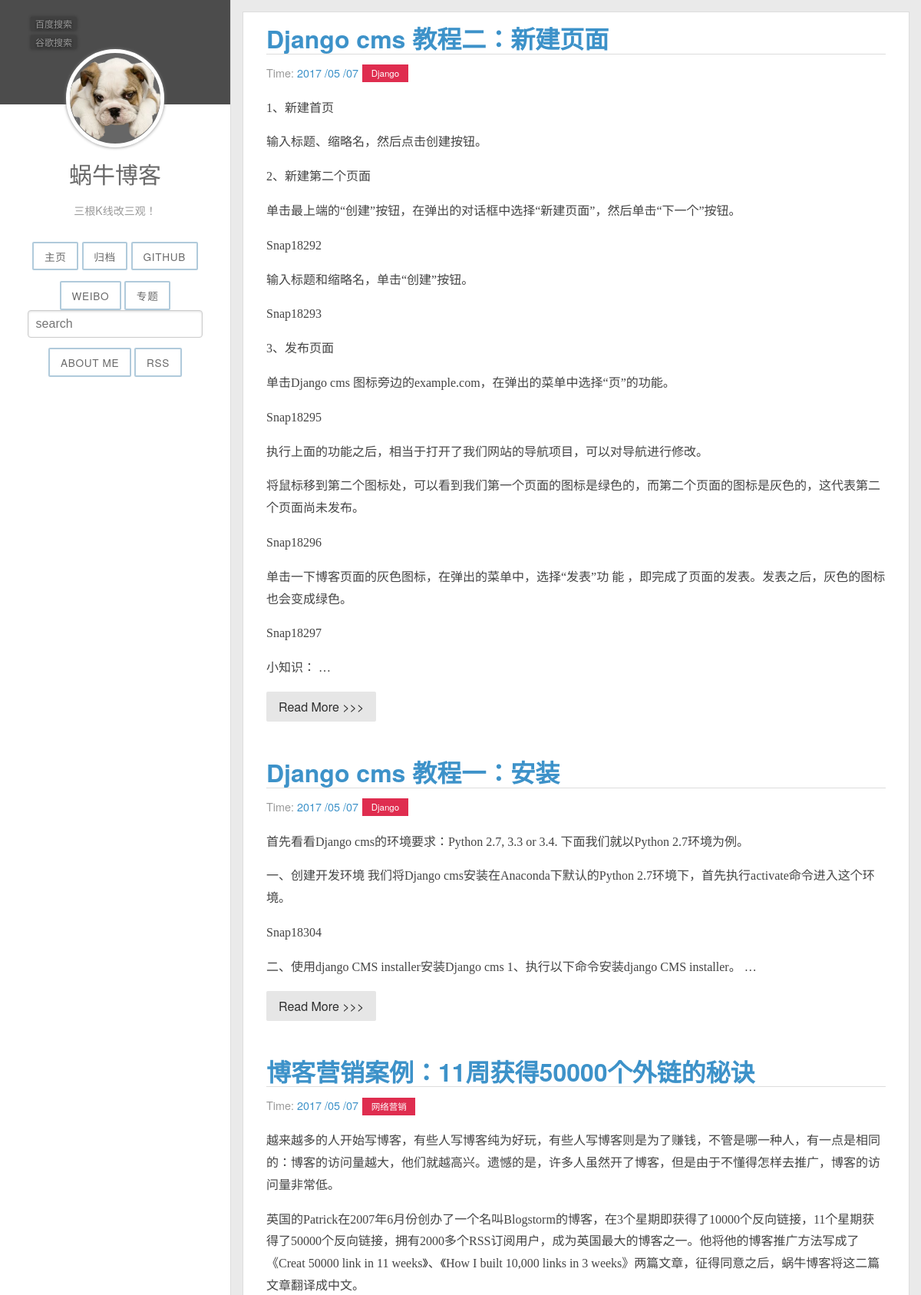
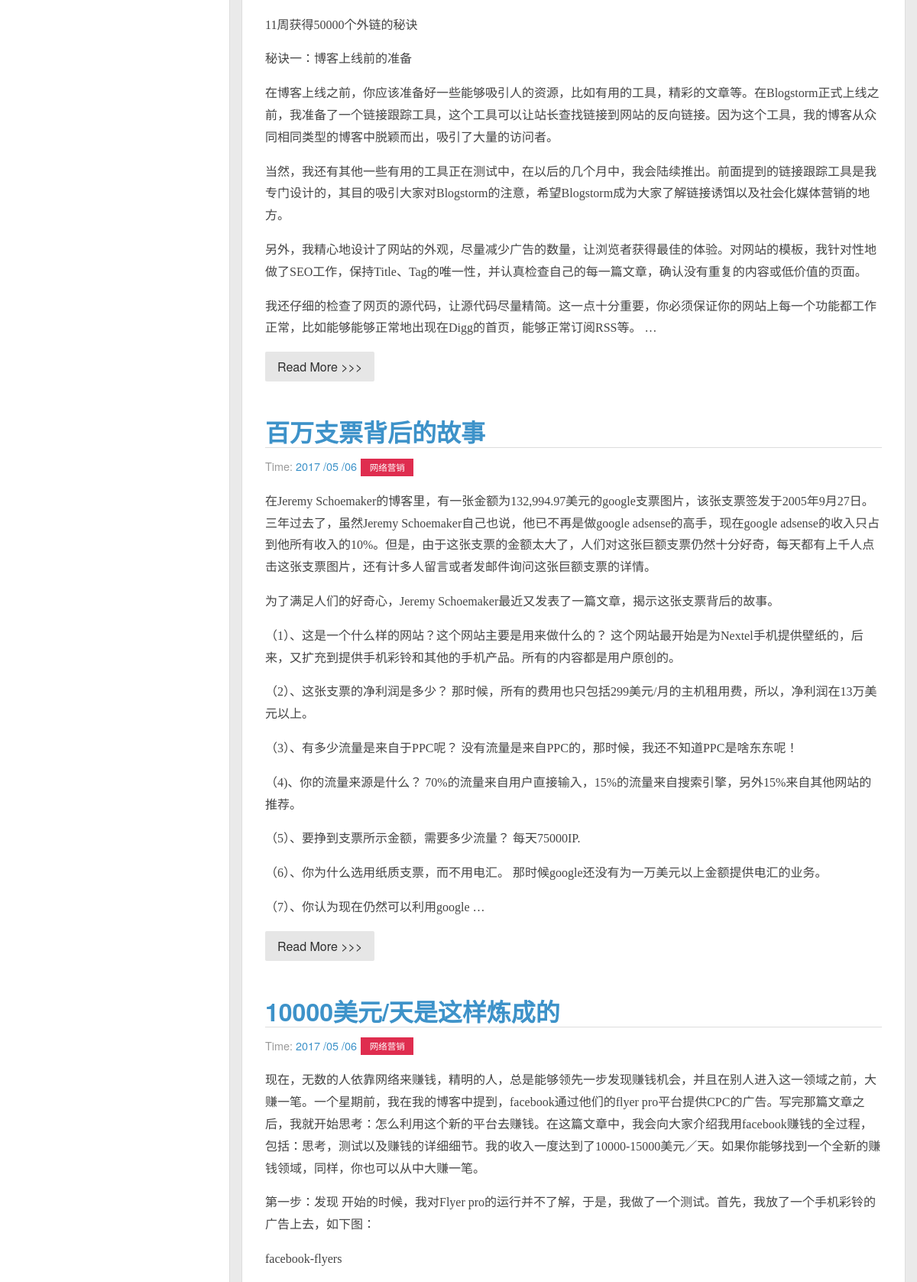
The page / (upper part) on the database its author committed (2 pictures, top to bottom).
### article/models.py (models this page shows, shortened)
class Article(models.Model) :
    title = models.CharField(max_length = 100)  #博客题目
    category = models.CharField(max_length = 50, blank = True)  #博客标签
    date_time = models.DateTimeField(auto_now_add = True)  #博客日期
    content = models.TextField(blank = True, null = True)  #博客文章正文
    class Meta:  #按时间下降排序
        ordering = ['-date_time']

### article/views.py (the view)
# urls.py: url(r'^$', views.home),
def home(request):
    posts = Article.objects.all()  # 获取全部的Article对象
    paginator = Paginator(posts, 5)  # 每页显示两个
    page = request.GET.get('page')
    try:
        post_list = paginator.page(page)
    except PageNotAnInteger:
        post_list = paginator.page(1)
    except EmptyPage:
        post_list = paginator.paginator(paginator.num_pages)
    return render(request, 'home.html', {'post_list': post_list})

### article/templatetags/custom_markdown.py (called while the page is built)
@register.filter(is_safe=True)  #注册template filter
@stringfilter  #希望字符串作为参数
def custom_markdown(value):
    return mark_safe(markdown.markdown(value,
        extensions = ['markdown.extensions.fenced_code', 'markdown.extensions.codehilite'],
                                       safe_mode=True,
                                       enable_attributes=False))

### templates/home.html (shortened to what this page needs)
{% extends "base.html" %}
{% load custom_markdown %}
{% block content %}
<div class="posts">
    {% for post in post_list %}
        <section class="post">
            <header class="post-header">
                <h2 class="post-title"><a href="{% url 'detail' id=post.id %}">{{ post.title }}</a></h2>
                    <p class="post-meta">
                        Time:  <a class="post-author" href="#">{{ post.date_time |date:'Y /m /d'}}</a> <a class="post-category post-category-js" href="{% url "search_tag" tag=post.category %}">{{ post.category }}</a>
                    </p>
            </header>
                <div class="post-description">
                    <p>
                        {{ post.content|custom_markdown|truncatewords_html:20}}
                    </p>
                </div>
                <a class="pure-button" href="{% url 'detail' id=post.id %}">Read More >>> </a>
        </section>
    {% endfor %}
</div>
{% endblock %}

### article/static/css/style.css (style rules this page uses)
body { width: 100%; }
body:before, body:after { content: ""; display: table; }
body:after { clear: both; }
html, body, div, span, applet, object, iframe, h1, h2, h3, h4, h5, h6, p, blockquote, pre, a, abbr, acronym, address, big, cite, code, del, dfn, em, img, ins, kbd, q, s, samp, small, strike, strong, sub, sup, tt, var, dl, dt, dd, ol, ul, li, fieldset, form, label, legend, table, caption, tbody, tfoot, thead, tr, th, td { margin: 0; padding: 0; border: 0; outline: 0; font-weight: inherit; font-style: inherit; font-family: inherit; font-size: 100%; vertical-align: baseline; }
body { line-height: 1; color: #000; background: #fff; }
html, body, #container { height: 100%; }
body { font-family: "微软雅黑", "HelveticaNeue-Light", "Helvetica Neue Light", "Helvetica Neue", Helvetica, Arial, sans-serif; font-size: 16px; background: #fff; color: rgba(0,0,0,0.6); -webkit-overflow-scrolling: touch; }
h1, h2, h3 { display: block; }
h2 { font-size: 1.3em; }
a { text-decoration: none; outline-width: 0; color: #258fb8; outline: none; }
.article-entry p { margin-top: 10px; }
.article-entry h2 { margin-top: 20px; font-weight: bold; color: #666; padding-bottom: 5px; border-bottom: 1px solid #ddd; }

### article/static/css/pure-min.css (style rules this page uses)
article,aside,details,figcaption,figure,footer,header,hgroup,main,nav,section,summary { display:block }
html { font-size:100%;-ms-text-size-adjust:100%;-webkit-text-size-adjust:100% }
html,button,input,select,textarea { font-family:sans-serif }
body { margin:0 }
h2 { font-size:1.5em;margin:.83em 0 }
p,pre { margin:1em 0 }
.pure-button { display:inline-block;*display:inline;zoom:1;line-height:normal;white-space:nowrap;vertical-align:baseline;text-align:center;cursor:pointer;-webkit-user-drag:none;-webkit-user-select:none;-moz-user-select:none;-ms-user-select:none;user-select:none }
.pure-button { font-family:inherit;font-size:100%;*font-size:90%;*overflow:visible;padding:.5em 1em;color:#444;color:rgba(0,0,0,.8);*color:#444;border:1px solid #999;border:0 rgba(0,0,0,0);background-color:#E6E6E6;text-decoration:none;border-radius:2px }

### article/static/css/blog.css (style rules this page uses)
* { -webkit-box-sizing: border-box; -moz-box-sizing: border-box; box-sizing: border-box; }
a { text-decoration: none; color: rgb(61, 146, 201); }
.post { padding-bottom: 2em; }
.post-title { font-size: 2em; color: #222; margin-bottom: 0.2em; }
.post-description { font-family: Georgia, "Cambria", serif; color: #444; line-height: 1.8em; }
.post-meta { color: #999; font-size: 90%; margin: 0; }
.post-category { margin: 0 0.1em; padding: 0.3em 1em; color: #fff; background: #999; font-size: 80%; }
.post-category-js { background: #df2d4f; }

### rows shown on the page
Article: title "Django cms 教程二：新建页面", date_time "2017 /05 /07", category "Django", content|custom_markdown "1、新建首页 输入标题、缩略名，然后点击创建按钮。 2、新建第二个页面 单击最上端的“创建”按钮，在弹出的对话框中选择“新建页面”，然后单击“下一个”按钮。 Snap18292 输入标题和缩略名，单击“创建”按钮。 Snap18293 3、发布页面 单击Django cms 图标旁边的example.com，在弹出的菜单中选择“页”的功能。 Snap18295 执行上面的功能之后，相当于打开了我们网站的导航项目，可以对导航进行修改。 将鼠标移到第二个图标处，可以看到我们第一个页面的图标是绿色的，而第二个页面的图标是灰色的，这代表第二个页面尚未发布。 Snap18296 单击一下博客页面的灰色图标，在弹出的菜单中，选择“发表”功 能 ，即完成了页面的发表。发表之后，灰色的图标也会变成绿色。 Snap18297 小知识： …"
Article: title "Django cms 教程一：安装", date_time "2017 /05 /07", category "Django", content|custom_markdown "首先看看Django cms的环境要求：Python 2.7, 3.3 or 3.4. 下面我们就以Python 2.7环境为例。 一、创建开发环境 我们将Django cms安装在Anaconda下默认的Python 2.7环境下，首先执行activate命令进入这个环境。 Snap18304 二、使用django CMS installer安装Django cms 1、执行以下命令安装django CMS installer。 …"
Article: title "博客营销案例：11周获得50000个外链的秘诀", date_time "2017 /05 /07", category "网络营销", content|custom_markdown "越来越多的人开始写博客，有些人写博客纯为好玩，有些人写博客则是为了赚钱，不管是哪一种人，有一点是相同的：博客的访问量越大，他们就越高兴。遗憾的是，许多人虽然开了博客，但是由于不懂得怎样去推广，博客的访问量非常低。 英国的Patrick在2007年6月份创办了一个名叫Blogstorm的博客，在3个星期即获得了10000个反向链接，11个星期获得了50000个反向链接，拥有2000多个RSS订阅用户，成为英国最大的博客之一。他将他的博客推广方法写成了《Creat 50000 link in 11 weeks》、《How I built 10,000 links in 3 weeks》两篇文章，征得同意之后，蜗牛博客将这二篇文章翻译成中文。 11周获得50000个外链的秘诀 秘诀一：博客上线前的准备 在博客上线之前，你应该准备好一些能够吸引人的资源，比如有用的工具，精彩的文章等。在Blogstorm正式上线之前，我准备了一个链接跟踪工具，这个工具可以让站长查找链接到网站的反向链接。因为这个工具，我的博客从众同相同类型的博客中脱颖而出，吸引了大量的访问者。 当然，我还有其他一些有用的工具正在测试中，在以后的几个月中，我会陆续推出。前面提到的链接跟踪工具是我专门设计的，其目的吸引大家对Blogstorm的注意，希望Blogstorm成为大家了解链接诱饵以及社会化媒体营销的地方。…"
Article: title "百万支票背后的故事", date_time "2017 /05 /06", category "网络营销", content|custom_markdown "在Jeremy Schoemaker的博客里，有一张金额为132,994.97美元的google支票图片，该张支票签发于2005年9月27日。三年过去了，虽然Jeremy Schoemaker自己也说，他已不再是做google adsense的高手，现在google adsense的收入只占到他所有收入的10%。但是，由于这张支票的金额太大了，人们对这张巨额支票仍然十分好奇，每天都有上千人点击这张支票图片，还有计多人留言或者发邮件询问这张巨额支票的详情。 为了满足人们的好奇心，Jeremy Schoemaker最近又发表了一篇文章，揭示这张支票背后的故事。 （1）、这是一个什么样的网站？这个网站主要是用来做什么的？ 这个网站最开始是为Nextel手机提供壁纸的，后来，又扩充到提供手机彩铃和其他的手机产品。所有的内容都是用户原创的。 （2）、这张支票的净利润是多少？ 那时候，所有的费用也只包括299美元/月的主机租用费，所以，净利润在13万美元以上。 （3）、有多少流量是来自于PPC呢？ 没有流量是来自PPC的，那时候，我还不知道PPC是啥东东呢！ （4)、你的流量来源是什么？ 70%的流量来自用户直接输入，15%的流量来自搜索引擎，另外15%来自其他网站的推荐。 （5）、要挣到支票所示金额，需要多少流量？ 每天75000IP. （6）、你为什么选用纸质支票，而不用电汇。 那时候google还没有为一万美元以上金额提供电汇的业务。 （7）、你认为现在仍然可以利用google …"
Article: title "10000美元/天是这样炼成的", date_time "2017 /05 /06", category "网络营销", content|custom_markdown "现在，无数的人依靠网络来赚钱，精明的人，总是能够领先一步发现赚钱机会，并且在别人进入这一领域之前，大赚一笔。一个星期前，我在我的博客中提到，facebook通过他们的flyer pro平台提供CPC的广告。写完那篇文章之后，我就开始思考：怎么利用这个新的平台去赚钱。在这篇文章中，我会向大家介绍我用facebook赚钱的全过程，包括：思考，测试以及赚钱的详细细节。我的收入一度达到了10000-15000美元／天。如果你能够找到一个全新的赚钱领域，同样，你也可以从中大赚一笔。 第一步：发现 开始的时候，我对Flyer pro的运行并不了解，于是，我做了一个测试。首先，我放了一个手机彩铃的广告上去，如下图： facebook-flyers"
